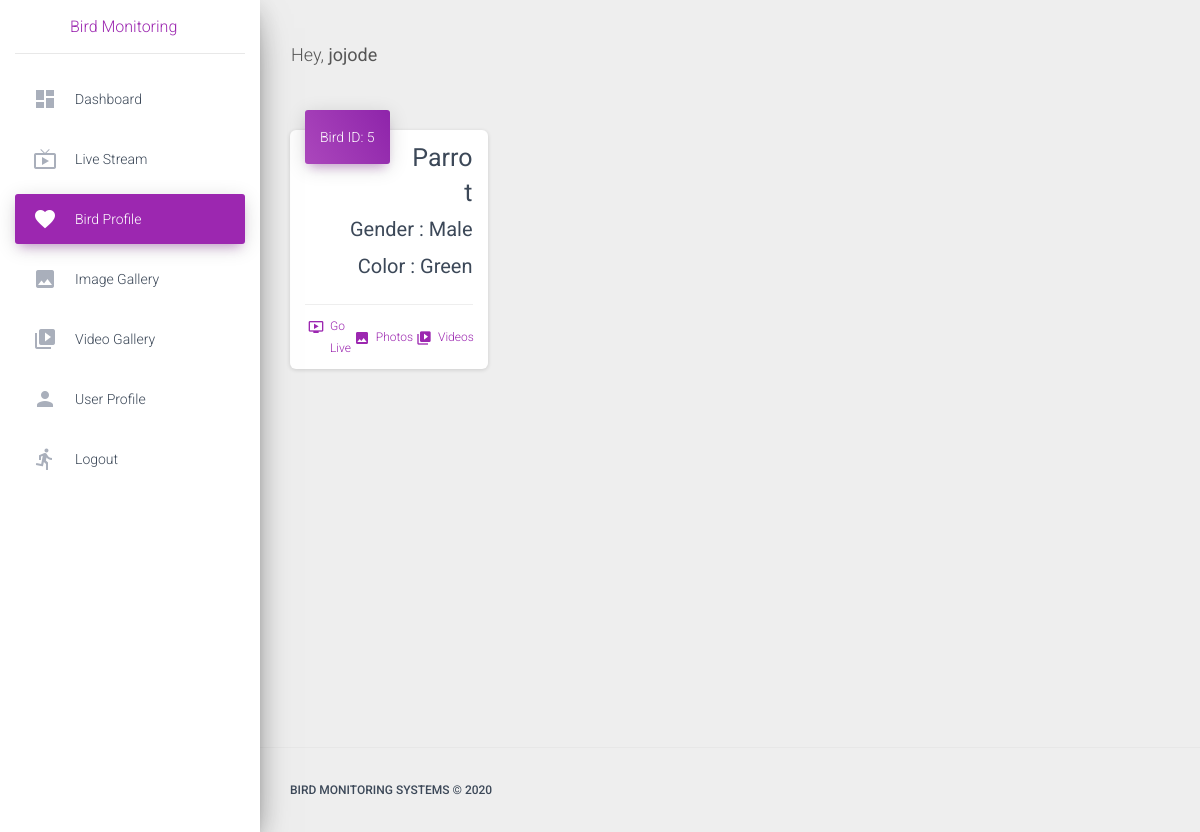
The page /bird-profile/ (signed in) on the database its author committed.
### app/models.py (models this page shows, shortened)
class Bird(models.Model):
    bird_id = models.AutoField(primary_key=True)
    bird_type = models.CharField(max_length=30)
    bird_name = models.CharField(max_length=30)
    bird_gender = models.CharField(max_length=10)
    bird_color = models.CharField(max_length=30)
    user = models.ForeignKey(User, on_delete=models.CASCADE, default=1)
    uploaded_at = models.DateTimeField(auto_now_add=True)
    class Meta:
        db_table = 'Bird'

### app/views.py (the view)
# urls.py: url(r'^bird-profile/$', views.BirdProfileView.as_view(), name='birds'),
class BirdProfileView(LoginRequiredMixin, CreateView):
    login_url = '/login/'
    model = Bird
    context_object_name = 'bird_list'
    template_name = 'birds-profile.html'
    def get_context_data(self, **kwargs):
        context = {'segment': 'birds', "bird_list": Bird.objects.filter(user=self.request.user)}
        return context

### app/templates/birds-profile.html (shortened to what this page needs)
{% extends "base.html" %}
{% block content %}
    <div class="row">
    {% for i in bird_list %}
        <div class="col-lg-3 col-md-6 col-sm-6">
            <div class="card card-stats">
                <div class="card-header card-header-primary card-header-icon">
                    <div class="card-icon">
                        <span>Bird ID: {{ i.bird_id }}</span>
                    </div>
                    <h3 class="card-title">
                        <span class="primary"> <b>{{ i.bird_name }}</b> </span><br>
                        <small>Gender  : {{ i.bird_gender }} </small><br>
                        <small>Color : {{ i.bird_color }} </small>
                    </h3>
                </div>
                <div class="card-footer">
                    <div class="stats">
                        <i class="material-icons text-primary">ondemand_video</i> &nbsp;
                        <a href="{% url 'detect_video' %}">Go Live</a>
                    </div><br/>
                    <div class="stats">
                        <i class="material-icons text-primary">image</i> &nbsp;<br>
                        <a href="{% url 'images' %}">Photos</a>
                    </div><br/>
                    <div class="stats">
                        <i class="material-icons text-primary">video_library</i> &nbsp;
                        <a href="">Videos</a>
                    </div><br/>
                </div>
            </div>
        </div>
    {% endfor %}
    </div>
{% endblock content %}

### app/templates/includes/navigation.html (shortened to what this page needs)
<nav class="navbar navbar-expand-lg navbar-transparent navbar-absolute fixed-top ">
    <div class="container-fluid">
        {% if user.is_authenticated %}
            <div class="navbar-wrapper">
                <h3 class="navbar-brand">Hey, <b>{{ request.user.username }}</b></h3>
            </div>
        {% else %}
            <div class="navbar-wrapper">
                <h3 class="navbar-brand"><b>Register</b> to continue</h3>
            </div>
        {% endif %}
    </div>
</nav>

### rows shown on the page
Bird: bird_id "5", bird_name "Parrot", bird_gender "Male", bird_color "Green"

### other values the page prints
{{ request.user.username }} "jojode"
